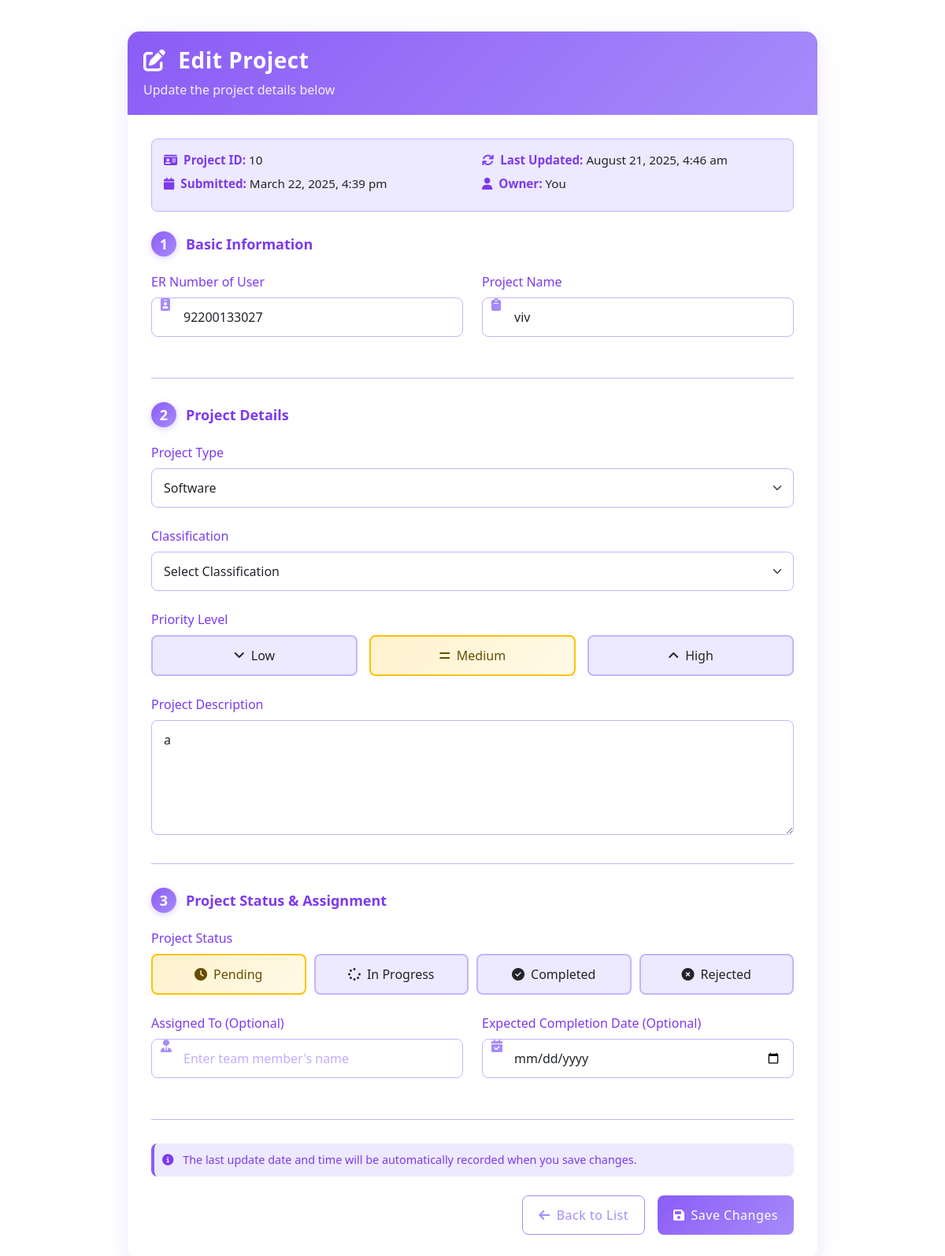
Page /user/Blog/edit.php?id=10 (signed in) on the earlier database version.
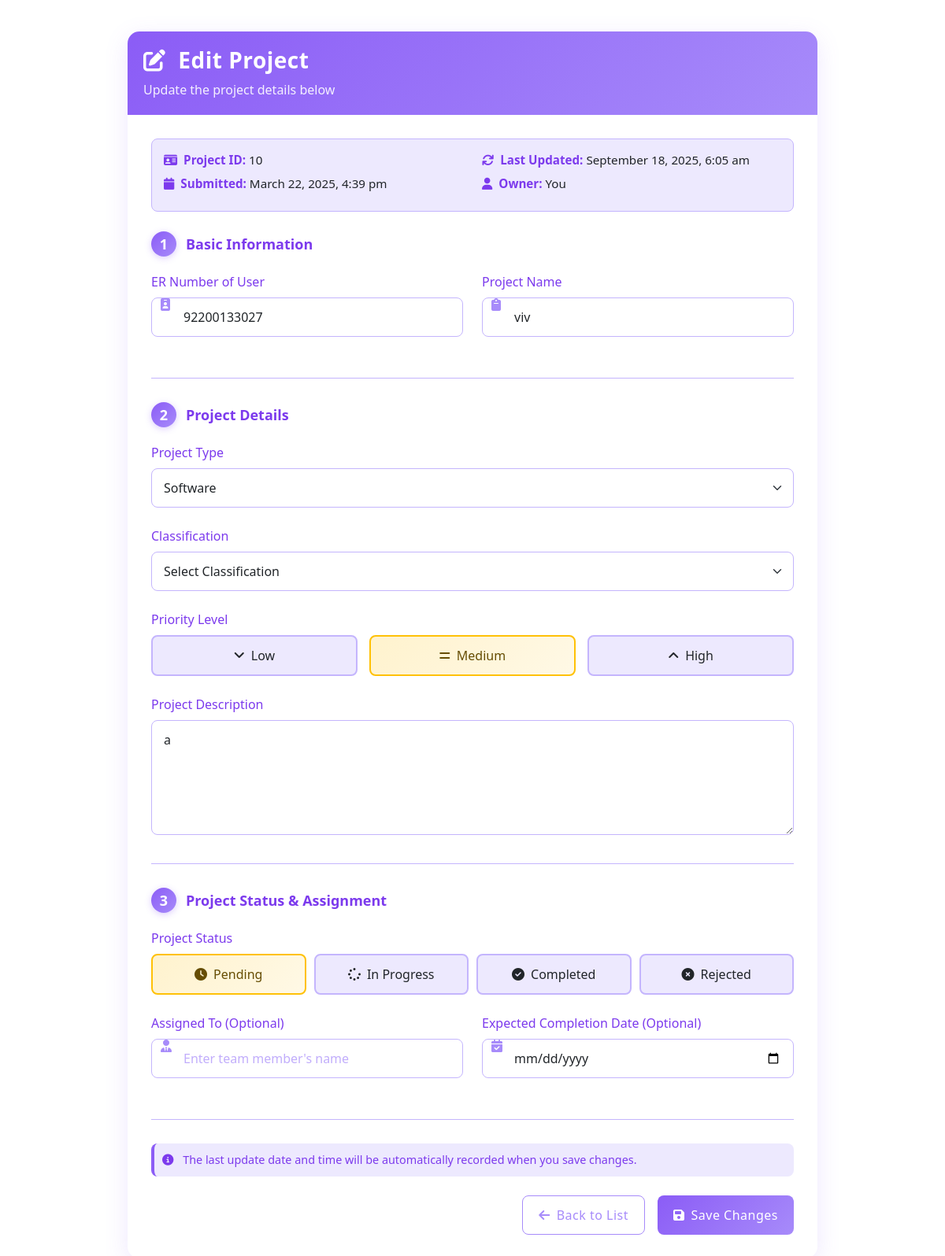
Same page on the later database version.
### tables this page shows
CREATE TABLE `blog` (
                        `id` int(11) NOT NULL,
                        `user_id` int(11) NOT NULL,
                        `er_number` varchar(50) NOT NULL,
                        `project_name` varchar(100) NOT NULL,
                        `project_type` enum('software','hardware') NOT NULL,
                        `classification` varchar(50) NOT NULL,
                        `description` text NOT NULL,
                        `submission_datetime` datetime NOT NULL,
                        `status` enum('pending','in_progress','completed','rejected') DEFAULT 'pending',
                        `priority1` enum('low','medium','high') DEFAULT 'medium',
                        `assigned_to` varchar(100) DEFAULT NULL,
                        `completion_date` date DEFAULT NULL,
                        `created_at` timestamp NULL DEFAULT current_timestamp(),
                        `updated_at` timestamp NULL DEFAULT current_timestamp() ON UPDATE current_timestamp(),
                        `title` varchar(255) DEFAULT NULL,
                        `content` text DEFAULT NULL
);

### user/Blog/edit.php (the view, shortened to what the changed rows need)
<?php
$current_user_id = $_SESSION['user_id'];
$id = isset($_GET['id']) ? intval($_GET['id']) : 0;
$projectData = null;
if ($id > 0) {
    $servername = "localhost";
    $username = "root";
    $password = "";
    $dbname = "ideanest";
    $conn = new mysqli($servername, $username, $password, $dbname);
    if ($conn->connect_error) {
        $error_message = "Connection failed: " . $conn->connect_error;
    } else {
        $stmt = $conn->prepare("SELECT * FROM blog WHERE id = ? AND user_id = ?");
        $stmt->bind_param("ii", $id, $current_user_id);
        $stmt->execute();
        $result = $stmt->get_result();
        if ($result->num_rows > 0) {
            $projectData = $result->fetch_assoc();
            $erNumber = $projectData['er_number'];
            $projectName = $projectData['project_name'];
            $projectType = $projectData['project_type'];
            $description = $projectData['description'];
            $assignedTo = $projectData['assigned_to'];
            $completionDate = $projectData['completion_date'];
            $submissionDateTime = $projectData['submission_datetime'];
        } else {
            $error_message = "Project not found or you don't have permission to edit this project.";
        }
    }
} else {
    $error_message = "Invalid project ID.";
}
?>
<!DOCTYPE html>
<html lang="en">
<head>
    <link href="https://cdn.jsdelivr.net/npm/bootstrap@5.3.0-alpha1/dist/css/bootstrap.min.css" rel="stylesheet">
    <link rel="stylesheet" href="https://cdnjs.cloudflare.com/ajax/libs/font-awesome/6.1.1/css/all.min.css">
    <link rel="stylesheet" href="../../assets/css/edit_idea.css">
</head>
<body>
<div class="container form-container">
    <?php if ($projectData): ?>
        <div class="card">
            <div class="card-header text-white">
                <h3 class="mb-0"><i class="fas fa-edit me-2"></i> Edit Project</h3>
                <p class="mb-0 mt-2">Update the project details below</p>
            </div>
            <div class="card-body">
                <div class="project-metadata">
                    <div class="row">
                        <div class="col-md-6">
                            <p><span class="label"><i class="fas fa-id-card me-2"></i>Project ID:</span> <?php echo htmlspecialchars($projectData['id']); ?></p>
                            <p><span class="label"><i class="fas fa-calendar me-2"></i>Submitted:</span> <?php echo date('F j, Y, g:i a', strtotime($submissionDateTime)); ?></p>
                        </div>
                        <div class="col-md-6">
                            <?php if (!empty($projectData['updated_at'])): ?>
                                <p><span class="label"><i class="fas fa-sync me-2"></i>Last Updated:</span> <?php echo date('F j, Y, g:i a', strtotime($projectData['updated_at'])); ?></p>
                            <?php endif; ?>
                            <p><span class="label"><i class="fas fa-user me-2"></i>Owner:</span> You</p>
                        </div>
                    </div>
                </div>
                <form method="POST" action="<?php echo htmlspecialchars($_SERVER["PHP_SELF"]) . '?id=' . $id; ?>">
                    <div class="form-section">
                        <div class="form-section-title">
                            <span class="icon-badge">1</span>Basic Information
                        </div>
                        <div class="row mb-3">
                            <div class="col-md-6">
                                <div class="icon-input mb-3">
                                    <i class="fas fa-id-badge"></i>
                                    <label for="erNumber" class="form-label">ER Number of User</label>
                                    <input type="text" class="form-control" id="erNumber" name="erNumber"
                                           value="<?php echo htmlspecialchars($erNumber); ?>"
                                           placeholder="Enter your ER number" required>
                                </div>
                            </div>
                            <div class="col-md-6">
                                <div class="icon-input mb-3">
                                    <i class="fas fa-clipboard"></i>
                                    <label for="projectName" class="form-label">Project Name</label>
                                    <input type="text" class="form-control" id="projectName" name="projectName"
                                           value="<?php echo htmlspecialchars($projectName); ?>"
                                           placeholder="Enter project name" required>
                                </div>
                            </div>
                        </div>
                    </div>
                    <div class="form-section">
                        <div class="form-section-title">
                            <span class="icon-badge">2</span>Project Details
                        </div>
                        <div class="mb-4">
                            <label for="projectType" class="form-label">Project Type</label>
                            <select class="form-select" id="projectType" name="projectType" required
                                    onchange="updateClassifications()">
                                <option value="software" <?php echo ($projectType == 'software') ? 'selected' : ''; ?>>
                                    Software
                                </option>
                            </select>
                        </div>
                        <div class="mb-4" id="classificationsContainer">
                            <label for="classification" class="form-label">Classification</label>
                            <select class="form-select" id="classification" name="classification" required>
                                <option value="">Select Project Type First</option>
                            </select>
                        </div>
                        <div class="mb-4">
                            <label class="form-label">Priority Level</label>
                            <div class="priority1-selector">
                                <label for="priority1-low" class="priority1-low">
                                    <i class="fas fa-angle-down me-2"></i>Low
                                </label>
                                <label for="priority1-medium" class="priority1-medium">
                                    <i class="fas fa-equals me-2"></i>Medium
                                </label>
                                <label for="priority1-high" class="priority1-high">
                                    <i class="fas fa-angle-up me-2"></i>High
                                </label>
                            </div>
                        </div>
                        <div class="mb-3">
                            <label for="description" class="form-label">Project Description</label>
                            <textarea class="form-control" id="description" name="description" rows="5"
                                      placeholder="Provide a detailed description of your project..."
                                      required><?php echo htmlspecialchars($description); ?></textarea>
                        </div>
                    </div>
                    <div class="form-section">
                        <div class="form-section-title">
                            <span class="icon-badge">3</span>Project Status & Assignment
                        </div>
                        <div class="mb-4">
                            <label class="form-label">Project Status</label>
                            <div class="status-selector">
                                <label for="status-pending" class="status-pending">
                                    <i class="fas fa-clock me-2"></i>Pending
                                </label>
                                <label for="status-in-progress" class="status-in-progress">
                                    <i class="fas fa-spinner me-2"></i>In Progress
                                </label>
                                <label for="status-completed" class="status-completed">
                                    <i class="fas fa-check-circle me-2"></i>Completed
                                </label>
                                <label for="status-rejected" class="status-rejected">
                                    <i class="fas fa-times-circle me-2"></i>Rejected
                                </label>
                            </div>
                        </div>
                        <div class="row mb-3">
                            <div class="col-md-6">
                                <div class="icon-input mb-3">
                                    <i class="fas fa-user-tie"></i>
                                    <label for="assignedTo" class="form-label">Assigned To (Optional)</label>
                                    <input type="text" class="form-control" id="assignedTo" name="assignedTo"
                                           value="<?php echo htmlspecialchars($assignedTo ?? ''); ?>"
                                           placeholder="Enter team member's name">
                                </div>
                            </div>
                            <div class="col-md-6">
                                <div class="icon-input mb-3">
                                    <i class="fas fa-calendar-check"></i>
                                    <label for="completionDate" class="form-label">Expected Completion Date (Optional)</label>
                                    <input type="date" class="form-control" id="completionDate" name="completionDate"
                                           value="<?php echo htmlspecialchars($completionDate ?? ''); ?>">
                                </div>
                            </div>
                        </div>
                    </div>
                    <div class="submission-info mb-4">
                        <i class="fas fa-info-circle me-2"></i> The last update date and time will be automatically recorded when you save changes.
                    </div>
                    <div class="d-grid gap-2 d-md-flex justify-content-md-end">
                        <a href="list-project.php" class="btn btn-outline-secondary me-md-2">
                            <i class="fas fa-arrow-left me-2"></i>Back to List
                        </a>
                        <button type="submit" name="update" class="btn btn-primary">
                            <i class="fas fa-save me-2"></i>Save Changes
                        </button>
                    </div>
                </form>
            </div>
        </div>
    <?php endif; ?>
</div>
</body>
</html>

Differences in the rows shown:
changed blog "viv": updated_at "August 21, 2025, 4:46 am" → "September 18, 2025, 6:05 am"
